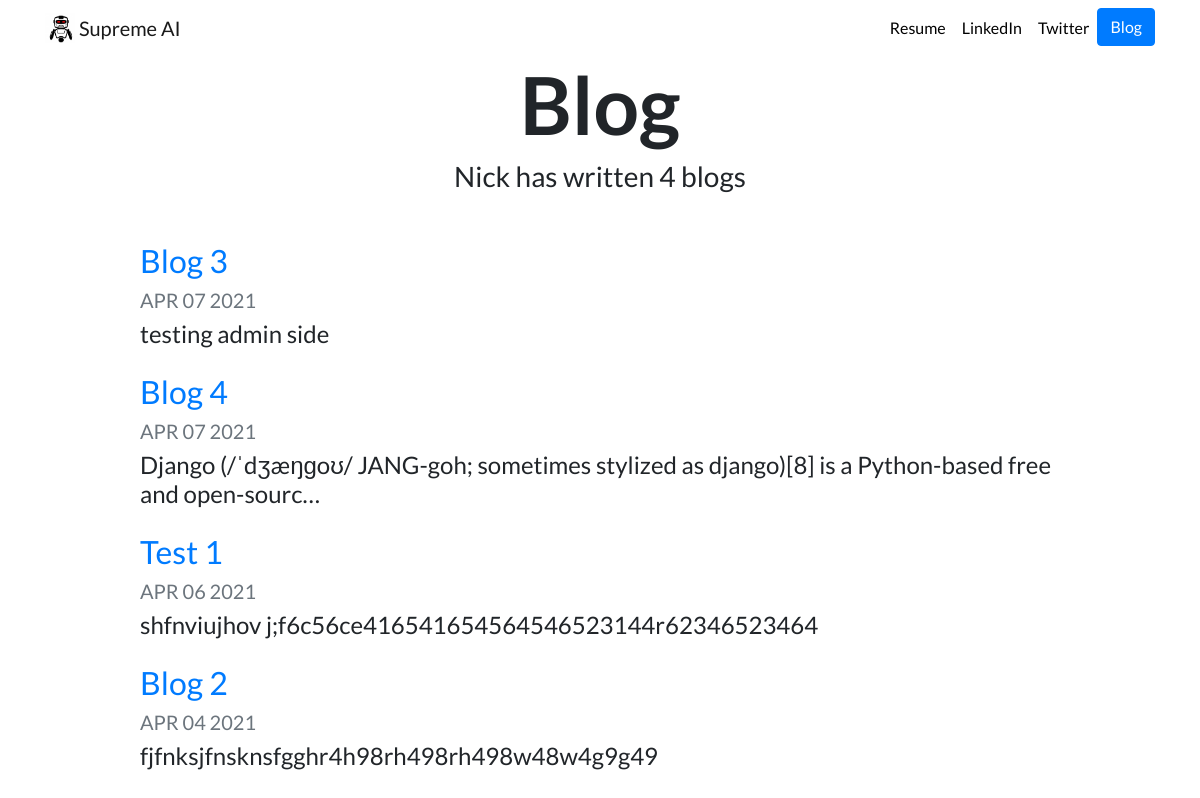
/blog/, run on an earlier commit of the app's database.
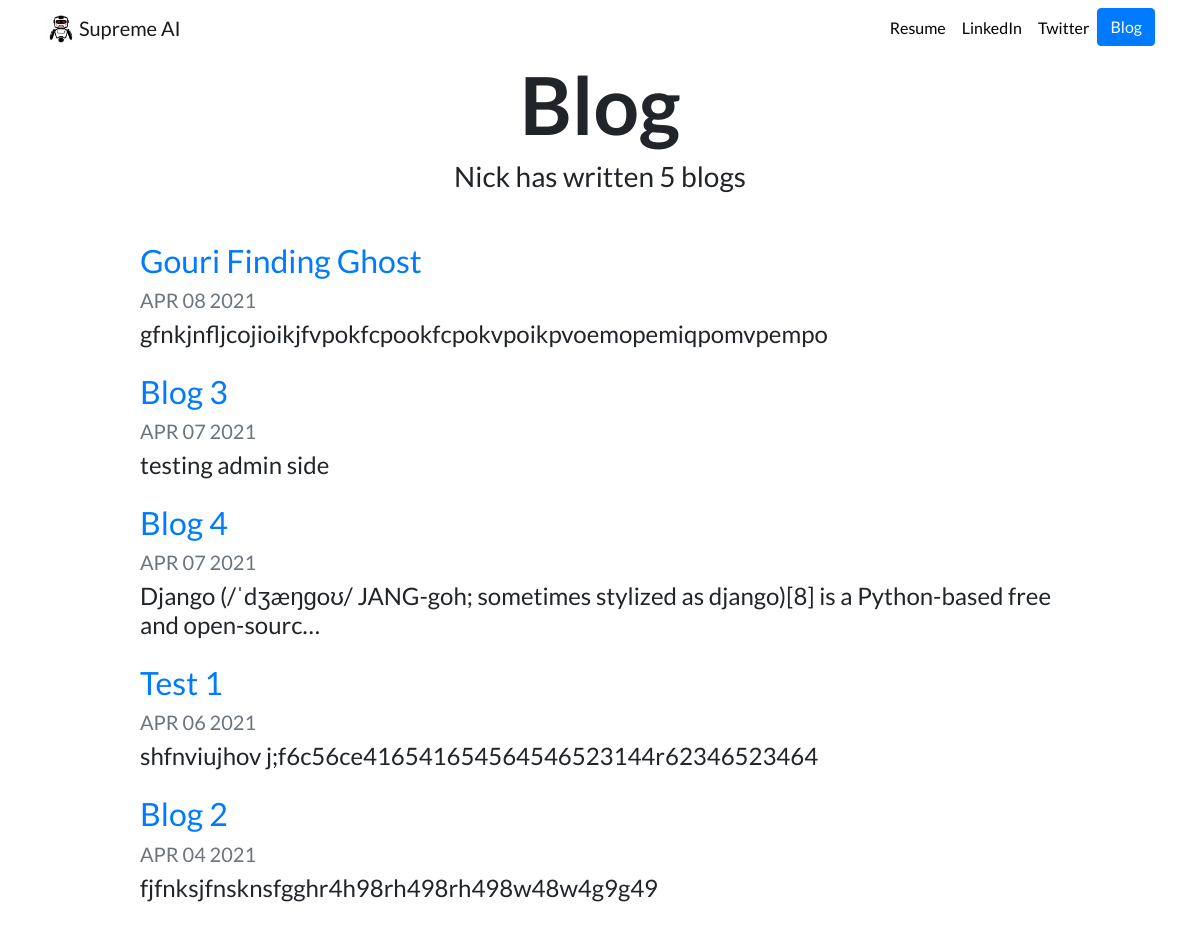
And on a later commit of the database.
### blog/models.py (models this page shows)
class Blog(models.Model):
    title = models.CharField(max_length=200)
    description = models.TextField(max_length=1050)
    date = models.DateField()

### blog/views.py (the view)
# urls.py: path('',views.all_blogs , name='all_blogs'),
def all_blogs(request):
    blogs = Blog.objects.order_by('-date')
    return render(request, 'blog/all_blogs.html',{'blogs': blogs})

### blog/templates/blog/all_blogs.html
{% extends "portfolio/base.html" %}
{% load static %}
{% block content %}
<h1 id="blogtitle" class="font-weight-bold text-center">Blog</h1>
<h3 class="text-center mb-5">Nick has written {{ blogs.count }} blog{{ blogs.count|pluralize }}</h3>
{% for blog in blogs %}
<div class="row justify-content-center my-3">
  <div class="col-md-10">
    <a href="{% url 'blog:detail' blog.id %}">
      <h2>{{ blog.title }}</h2>
    </a>
    <h5 class="text-muted">{{ blog.date|date:'M d Y'|upper }}</h5>
    <h4>{{ blog.description|striptags|truncatechars:100 }}</h4>
  </div>
</div>
{% endfor %}
{% endblock %}

What changed in the data, as far as the page shows it:
added Blog: title "Gouri Finding Ghost", date "APR 08 2021", description "gfnkjnfljcojioikjfvpokfcpookfcpokvpoikpvoemopemiqpomvpempo"
Also different on the page:
{{ blogs.count }}: "4" → "5"
